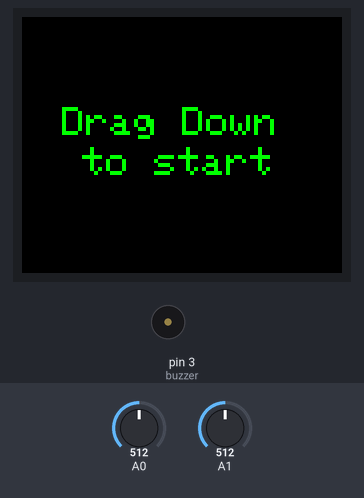
Simulated run of this sketch. Board: Arduino Uno, built with avr-gcc and run on an emulated ATmega328P. On the bench: 160×128 colour display, buzzer (waves = sounding, pin HIGH). The inputs (shaded band) are chosen by the test bench; at power-on: A1 = 512, A0 = 512. Random numbers use the default seed unless the sketch sets one; what the sketch prints to the serial monitor is not drawn.

Above: at 4.8 s.
4.9 s: A1 set to 591
6.4 s: A1 set to 613
At 6.43 s:
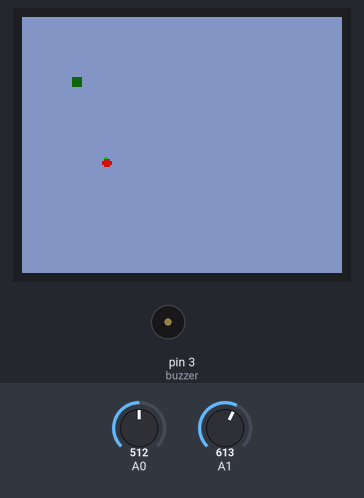
8.1 s: A1 set to 416
9.6 s: A1 set to 388
At 10.0 s:
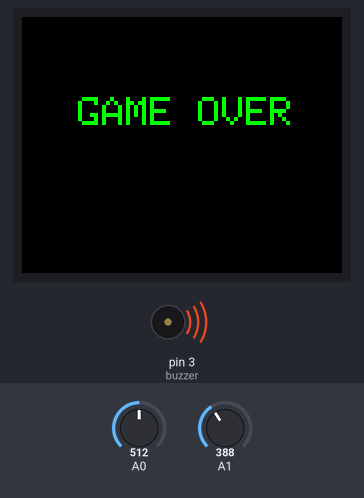
At 11.0 s:
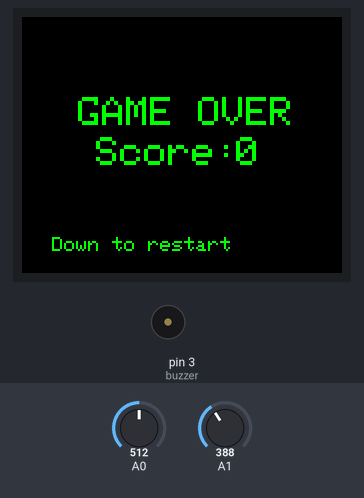
Timing chart, 0 to 12.6 s (numbered marks = the images above; inputs shaded):
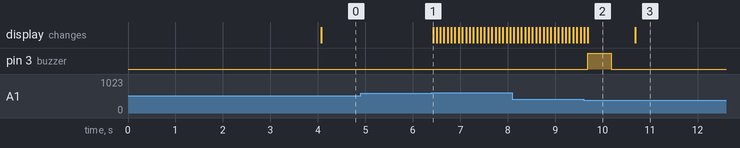

Measured:
- the behaviour switches between 600 and 601 on A1 (found by bisection; images 0 and 1)
- the behaviour switches between 400 and 399 on A1 (found by bisection; images 1 and 2)
- after the input at 4.9 s, every drawn part: stays the same
- after the input at 6.4 s, the display: changes at once (image 1)
- after the input at 9.6 s, pin 3 (buzzer): LOW → HIGH after 0.09 s, → LOW 0.50 s later
- what the display in image 2 shows lasts 1.0 s, from 9.7 s to 10.7 s

The sketch:

snake.ino
```cpp
#include <SPI.h>
#include <TFT.h>

enum GameState{Logo, Game, GameOver} gameState;
enum SnakeDirection{Up, Down, Right, Left} snake_direction = Right;

// LCD module pins
#define CS   10
#define DC   8
#define RST  9

const int buzzer = 3; //set digital pin for buzzer
TFT tft = TFT(CS, DC, RST); //screen reference
byte mapGrid[800]; //array of snake elements

//Snake initial position&length
byte x = 5;
byte y = 5;
byte start_Snake_length = 4;
byte snake_length = start_Snake_length;

//apple position
byte appleX = 40;
byte appleY = 40;

void setup() {
  gameState = 0;
  tft.begin();
  tft.background(10, 10, 250); //(R, G, B)
  Serial.begin(9600);
  pinMode(buzzer, OUTPUT);
}

void loop() {
  if (gameState == Logo) {
      logo();
  }
  else if (gameState == Game) {
      game();
  }
  else if (gameState = GameOver) {
    gameOver();
  }
}

void gameOver() {
  tft.stroke(0, 255, 0); //Called before drawing an object on screen, it sets the color of lines and borders around shapes
  tft.fill(0, 255, 0); //Called before drawing an object on screen, it sets the fill color of shapes and text

  tft.background(0,0,0);
  tft.setTextSize(2);
  tft.text("GAME OVER", 28, 40); //Write text to the screen at the given coordinates

  digitalWrite(buzzer, HIGH); //turn on the buzzer
  delay(500);
  digitalWrite(buzzer, LOW); //turn off the buzzer
  delay(500);

  char pointChars[4];
  String pointVal = String(snake_length-4);
  pointVal.toCharArray(pointChars, 4); //myString.toCharArray(buf, len) Copies the string’s characters to the supplied buffer

  tft.setTextSize(2);
  tft.text("Score:", 37, 60);
  tft.text(pointChars, 107, 60);

  tft.setTextSize(1);
  tft.text("Down to restart", 15, 110);

  while(true) {
    if (analogRead(A1) > 600) {
       resetGame();
       gameState = Game;
       break;
    }
  }
 }

void resetGame() {
   snake_length = start_Snake_length;
   x = 5;
   y = 5;
   appleX = 40;
   appleY = 40;
   snake_direction = Right;
   resetMap();
}

void resetMap() {
  for (short i = 0; i < 800; i++) {
     mapGrid[i] = 0;
  }
}

void logo() {
  tft.background(0, 0, 0); //129, 150, 192

  tft.stroke(0, 255, 0);
  tft.fill(0, 255, 0);

  tft.setTextSize(4);
  tft.text("Snake", 20, 10);

  tft.setTextSize(2);
  tft.text("for Arduino", 12, 45);

  tft.setTextSize(1);
  tft.text("Trombitas Razvan", 25, 75);
  tft.text("MES, ACES 2022", 12, 105);

  delay(4000);
  tft.background(0, 0, 0);//129, 150, 192
  tft.setTextSize(2);
  tft.text("Drag Down", 20, 45);
  tft.text("to start", 30, 65);

  while(true) {
    if (analogRead(A1) > 600) {
      gameState = Game;
      break;
    }
  }
}

void game() {
  tft.background(129, 150, 192);

  if (appleX == 40 && appleY == 40)
     generateApple(); //after eating an apple, generate a new one

  // apple found, increase length
  if (x == appleX && y == appleY) {
    appleX = 40;
    appleY = 40;
    snake_length++;
  }

  Serial.println(snake_length);
  handleInput();
  movement();
  timerDecrease();
  updateMap();
  draw();
  delay(50); // a higher value, a slower gameplay
}

void generateApple() {
  appleX = (byte)random(1, 31);
  appleY = (byte)random(1, 24);
  Serial.print("RANDOM: x=");
  Serial.print(appleX);
  Serial.print(", y=");
  Serial.print(appleY);
}

// X axis - A0
// Y axis - A1
void handleInput() {

  if (analogRead(A1) > 600) {
     snake_direction = Down;
  }
  else if(analogRead(A1) < 400) {
     snake_direction = Up;
  }
  else if(analogRead(A0) > 600) {
     snake_direction = Right;
  }
  else if(analogRead(A0) < 400) {
     snake_direction = Left;
  }

  Serial.print("A0:");
  Serial.print(analogRead(A0));
  Serial.print("\n");
  Serial.print("A1:");
  Serial.print(analogRead(A1));
  Serial.print("\n");
}

void updateMap() {
   byte xi = 0;
   byte yi = 0;

   for (short i = 0; i < 800; i++) {

      if (x == xi && mapGrid[i] > 0 && y == yi) {
         gameState = GameOver;
      }

      if (xi == x && yi == y) {
         mapGrid[i] = snake_length;
      }

      xi++;
      if (xi == 32) {
        xi = 0;
        yi++;
      }
  }
}

void timerDecrease() {
  for (short i = 0; i < 800; i++) {
    if (mapGrid[i] > 0) {
         mapGrid[i] -= 1;
    }
  }
}

void movement() {
  if (snake_direction == Up) {
    if (y != 0) {
      y-=1;
    }
    else {
      y = 24;
    }
  }

  if (snake_direction == Down) {
    if (y != 24) {
      y++;
    }
    else {
      y = 0;
   }
  }

  if (snake_direction == Right) {
    if (x != 31) {
      x++;
    }
    else {
      x = 0;
   }
  }

  if (snake_direction == Left) {
    if (x != 0) {
      x-=1;
    }
    else {
      x = 31;
    }
  }
  Serial.print("Movement x:");
  Serial.print(x);
  Serial.print(", y:");
  Serial.print(y);
  Serial.print("\n");
}

void wallCollision() {
  if (x == 32) {
     x = 0;
     Serial.println("A");
     return;
  }
  else if (x == 0) {
     x = 32;
     Serial.println("B");
     return;
  }
  else if (y == 25) {
     y = 0;
     Serial.println("C");
     return;
  }
  else if (y == 0) {
     y = 25;
     Serial.println("D");
     return;
  }
}

void draw() {
  drawApple(appleX, appleY);
  byte x = 0;
  byte y = 0;

  for (short i = 0; i < 800; i++) {
    if (mapGrid[i] > 0) {
      drawSnakePoint(x, y);
    }
    x++;
    if (x == 32) {
      x = 0;
      y++;
    }
  }
}

void drawApple(byte x, byte y) {
  tft.stroke(200, 20, 20);
  tft.fill  (200, 20, 20);

  //screen.rect(xStart, yStart, width, height) Draws a rectangle to the TFT screen
  tft.rect((x * 5) + 0, (y * 5) + 2, 5, 2);
  tft.rect((x * 5) + 1, (y * 5) + 4, 3, 1);
  tft.rect((x * 5) + 1, (y * 5) + 1, 3, 1);
  tft.stroke(20, 200, 20);
  tft.rect((x * 5) + 1, (y * 5) + 0, 2, 1);
}
/*
 - max value of x is 32: 32*5 = 160
 - max value of y is 25: 25*5 = 125
 - the screen resolution is 128*160, so these values were chosen in order to obtain a segment width&heigth of 5 pixels each
*/
void drawSnakePoint(byte x, byte y) {
  tft.stroke(20, 100, 20);
  tft.fill  (20, 100, 20);
  tft.rect(x * 5, y * 5, 5, 5);
}
```
